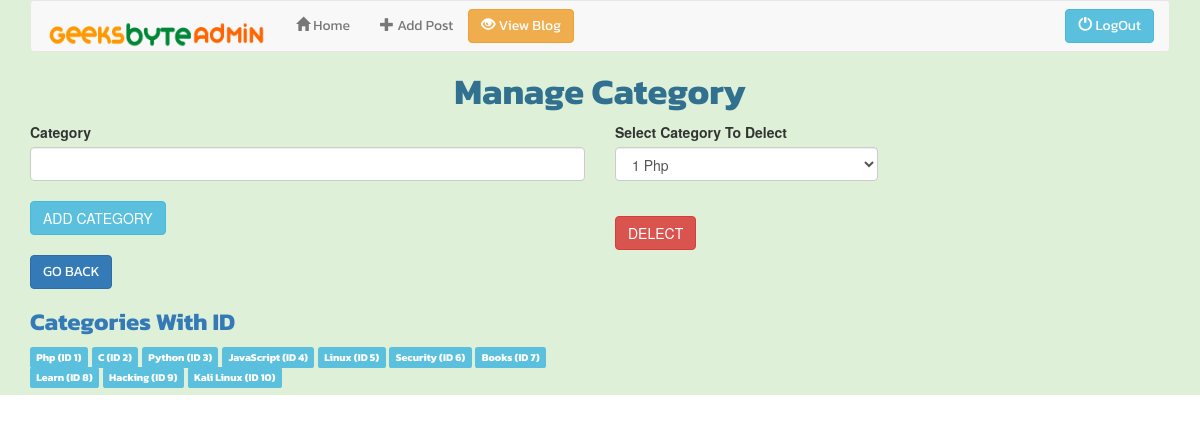
The page /admin/add_cat.php on the database its author committed.
### tables this page shows
CREATE TABLE IF NOT EXISTS `categories` (
  `id` int(33) NOT NULL AUTO_INCREMENT,
  `text` text NOT NULL,
  PRIMARY KEY (`id`)
);

### admin/add_cat.php (the view, shortened to what this page needs)
<!DOCTYPE html>
<html lang="en">
<head>
<link href="bootstrap/css/bootstrap.css" rel="stylesheet">
</head>
<body>
 <div class="container-fluid bg-success">
<div class="container bg-success">
  <nav class="navbar navbar-default">
  <div class="container-fluid">
    <div class="navbar-header">
      <a class="navbar-brand" href="#"><img style="width:220px;height:35px;" src="images/geeksbyteadmin.png"></a>
    </div>
    <ul class="nav navbar-nav">
      <li class=""><a href="index.php"><span class="glyphicon glyphicon-home"></span>  Home</a></li>
      <li><a href="add_post.php"><span class="glyphicon glyphicon-plus"></span> Add Post</a></li>
    </ul>
    <a class="btn btn-warning navbar-btn pull-left" href=../index.php><span class="glyphicon glyphicon-eye-open"></span> View Blog</a>
    <a class="btn btn-info navbar-btn pull-right" href=logout.php><span class="glyphicon glyphicon-off"></span> LogOut</a>
  </div>
</nav>
   <h1 class="text-info">  <div class="text-center"><strong>Manage Category </strong></div></h1>
<?php
 include 'connect.php';
  $query="select * from categories";
  $rs=mysqli_query($con,$query);
?>
<div class="row">
  <div class="col-sm-6">
<form method="post">
<label>Category</label>
<input type="text" class="form-control" name="cate" required></input>
<br>
<input class="btn btn-info" type="submit" class="form-control" name="cat" value="ADD CATEGORY"><br><br>
<a class='btn  btn-primary' href=index.php>GO BACK</a>
<h3 class="text-primary text-left"><strong>Categories With ID</strong></h3>
<ol class="list-unstyled">
 <?php  if(mysqli_num_rows($rs)>0){
                while ($row=mysqli_fetch_array($rs)){
                ?>
<li class="label label-info"><?php echo $row['text'];?> (ID <?php echo $row['id'];?>)</li>
 <?php }} ?>
</ol>
</form>
</div>
<div class="col-sm-3">
 <form method="post">
  <div class="form-group">
      <label for="sel1"> <strong>Select Category To Delect</strong></label>
      <select class="form-control" id="sel1n" name="dname" value="<?=$row['id']?>">
          <?php
          include("connect.php");
          $sql="select * from categories";
          $drs=mysqli_query($con,$sql);
          while($row=mysqli_fetch_array($drs))
          {
            ?>
        <option><?=$row['id']?>  <?=$row['text']?></option>
         <?php
          }
        ?>
      </select>
      <br>
    </div>
   <button type="submit" name="dbtn" class="btn btn-danger">DELECT</button>
  </form>
</div>
<div class="col-sm-3">
</div>
</div>
</div>
</div>
</body>
</html>

### admin/add_cat.php (style rules this page uses)
p,h1,h2,h3,h4,h5,ul,li,a { font-family: 'Kanit', sans-serif; }

### rows shown on the page
categories: text "Php", id "1"
categories: text "C", id "2"
categories: text "Python", id "3"
categories: text "JavaScript", id "4"
categories: text "Linux", id "5"
categories: text "Security", id "6"
categories: text "Books", id "7"
categories: text "Learn", id "8"
categories: text "Hacking", id "9"
categories: text "Kali Linux", id "10"

### other values the page prints
form field dname "1 Php"
